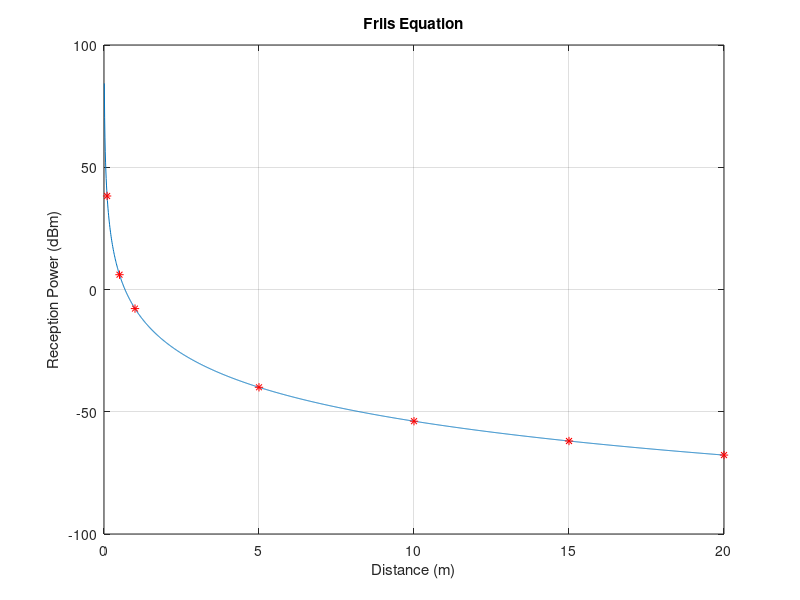

Recreate this plot in MATLAB.
clear all;
close all;
clc;

Gtx = 3; 
Grx = 3;
c = 3e+08;
fc = 433e+06;
Ptx = 40;
d = 0:0.01:20;
r = [0.1 0.5 1 5 10 15 20];
Prx = @(d) Ptx + Gtx + Grx + 20*log10(c/fc) - 20*log(4*pi*d);

friis=figure(1);
plot(d, Prx(d));
title('Friis Equation');
xlabel('Distance (m)');
ylabel('Reception Power (dBm)');
hold on
plot(r,Prx(r),'r*');
grid on;

saveas(friis, 'images/friis.png')

